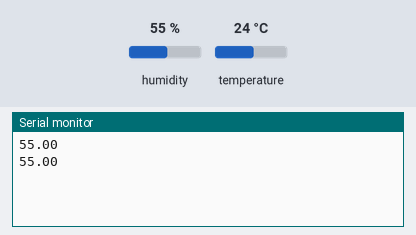
This sketch was run on a simulated Arduino Uno, built with avr-gcc and run on an emulated ATmega328P. Parts: the last lines printed to the serial monitor. The inputs (shaded band) are chosen by the test bench; at power-on: humidity 55 %, temperature 24 °C.

Above: at 10.8 s.
10.9 s: humidity set to 22 %
At 15.7 s:
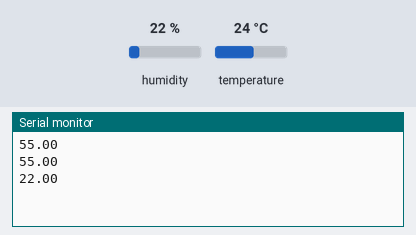
18.4 s: humidity set to 40 %
At 20.9 s:
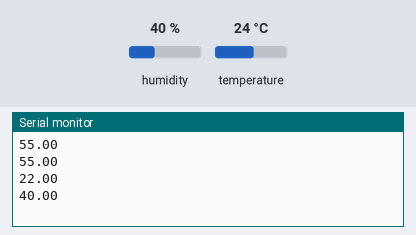
Timing chart, 0 to 22.4 s (numbered marks = the images above; inputs shaded):
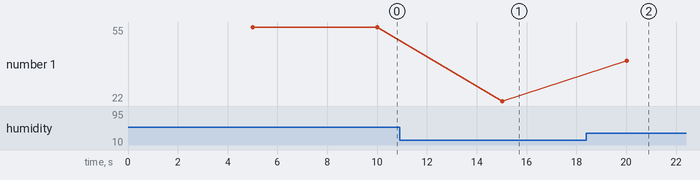

Measured:
- after the input at 10.9 s, the serial monitor: prints a new line after 4.1 s (image 1)
- after the input at 18.4 s, the serial monitor: prints a new line after 1.6 s (image 2)
- plotted number 1: 55 → 22 after the input at 10.9 s, 22 → 40 after the input at 18.4 s

The sketch:

Humidity.ino
```cpp
#include "DHT.h"

#define DHTPIN 11     // Digital pin connected to the DHT sensor

// Uncomment whatever type you're using!
//#define DHTTYPE DHT11   // DHT 11
#define DHTTYPE DHT22   // DHT 22  (AM2302), AM2321
//#define DHTTYPE DHT21   // DHT 21 (AM2301)


DHT dht(DHTPIN, DHTTYPE);

void setup() {
  Serial.begin(9600);

  dht.begin();
}

void loop() {
  // Wait a few seconds between measurements.
  delay(5000);

  // Reading temperature or humidity takes about 250 milliseconds!
  // Sensor readings may also be up to 2 seconds 'old' (its a very slow sensor)
  float h = dht.readHumidity();

  // Check if any reads failed and exit early (to try again).
  if (isnan(h)) {
    Serial.println(F("Error"));
    return;
  }

  Serial.println(h);

}
```
